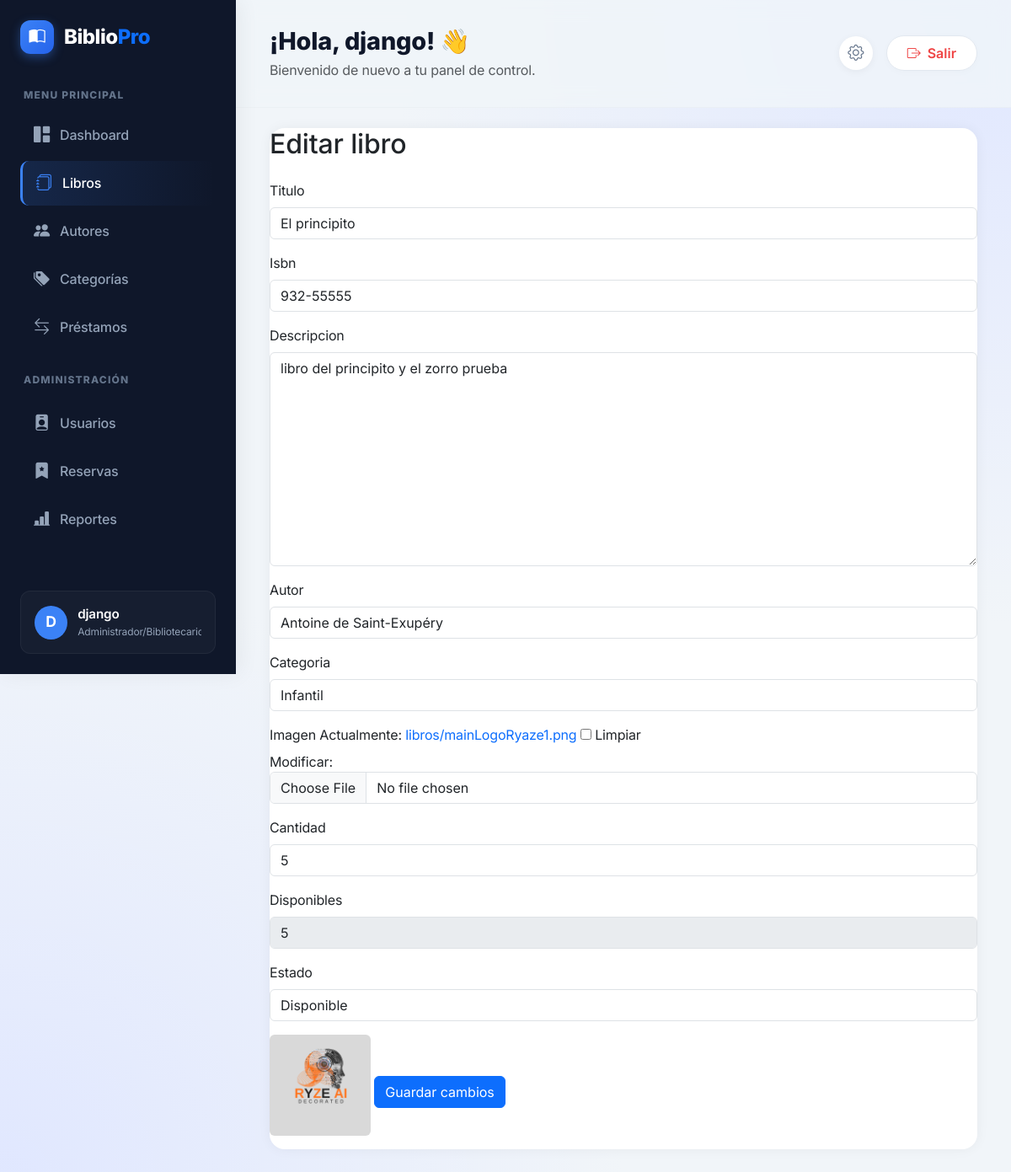
The app's page /libros/editar/1/ (signed in) with its own data.
### accounts/models.py (models this page shows, shortened)
class Perfil(models.Model):
    ROLES = (
        ('ADMIN', 'Administrador/Bibliotecario'),
        ('LECTOR', 'Lector'),
    )
    user = models.OneToOneField(User, on_delete=models.CASCADE)
    primer_nombre = models.CharField(max_length=100)
    segundo_nombre = models.CharField(max_length=100, blank=True)
    primer_apellido = models.CharField(max_length=100)
    segundo_apellido = models.CharField(max_length=100, blank=True)
    rol = models.CharField(max_length=20, choices=ROLES, default='LECTOR')
    sancionado = models.BooleanField(default=False)
    activo = models.BooleanField(default=True)

### libros/models.py (models this page shows, shortened)
class Libro(models.Model):
    ESTADOS = [
        ('DISPONIBLE', 'Disponible'),
        ('PRESTADO', 'Prestado'),
        ('RESERVADO', 'Reservado'),
        ('RETRASADO', 'Retrasado'),
    ]
    titulo = models.CharField(
        max_length=200
    )
    isbn = models.CharField(
        max_length=20,
        unique=True
    )
    descripcion = models.TextField()
    autor = models.ForeignKey(
        Autor,
        on_delete=models.CASCADE
    )
    categoria = models.ForeignKey(
        Categoria,
        on_delete=models.CASCADE
    )
    imagen = models.ImageField(
        upload_to='libros/',
        blank=True,
        null=True
    )
    cantidad = models.PositiveIntegerField(
        default=1
    )
    disponibles = models.PositiveIntegerField(
        default=1
    )
    estado = models.CharField(
        max_length=20,
        choices=ESTADOS,
        default='DISPONIBLE'
    )
    fecha_creacion = models.DateTimeField(
        auto_now_add=True
    )

### libros/views.py (the view, shortened to what this page needs)
@login_required
def editar_libro(request, libro_id):
    if not es_admin(request.user):
        messages.error(
            request,
            'No tienes permisos para editar libros.'
        )
        return redirect('lista_libros')
    libro = get_object_or_404(
        Libro,
        id=libro_id
    )
    form = LibroForm(
        request.POST or None,
        request.FILES or None,
        instance=libro
    )
    return render(
        request,
        'libros/editar_libro.html',
        {
            'form': form,
            'libro': libro
        }
    )

### libros/forms.py
class LibroForm(forms.ModelForm):
    class Meta:
        model = Libro
        fields = '__all__'
    def __init__(self, *args, **kwargs):
        super().__init__(*args, **kwargs)
        for field in self.fields.values():
            field.widget.attrs.update({
                'class': 'form-control'
            })
        self.fields['disponibles'].disabled = True

### libros/models.py (called while the page is built)
    def __str__(self):
        return self.nombre

    def __str__(self):
        return self.nombre

### libros/views.py (called while the page is built)
def es_admin(usuario):
    return usuario.perfil.rol == 'ADMIN'

### libros/templates/libros/editar_libro.html (shortened to what this page needs)
{% extends 'base.html' %}
{% block content %}
<div class="card card-dashboard">
    <div class="panel-body">
        <h2 class="mb-4">
            Editar libro
        <form
            method="POST"
            enctype="multipart/form-data"
        >
            {% for field in form %}
            <div class="mb-3">
                <label class="form-label">
                    {{ field.label }}
                </label>
                {{ field }}
            </div>
            {% endfor %}
            {% if libro.imagen %}
                <img
                    src="{{ libro.imagen.url }}"
                    width="120"
                    class="rounded mb-3"
                >
            {% endif %}
            <button
                type="submit"
                class="btn btn-primary"
            >
                Guardar cambios
            </button>
        </form>
    </div>
</div>
{% endblock %}

### templates/base.html (shortened to what this page needs)
{% load static %}
<!DOCTYPE html>
<html lang="es">
<head>
    <link href="https://cdn.jsdelivr.net/npm/bootstrap@5.3.3/dist/css/bootstrap.min.css" rel="stylesheet">
    <link rel="stylesheet" href="{% static 'css/style.css' %}">
    <link rel="stylesheet" href="{% static 'css/app.css' %}">
    <link rel="stylesheet" href="https://cdn.jsdelivr.net/npm/bootstrap-icons@1.11.3/font/bootstrap-icons.min.css">
</head>
<body class="bg-gradient-modern">
    {% if user.is_authenticated %}
    <div class="app-layout">
        <aside class="modern-sidebar">
            <div class="sidebar-brand">
                <div class="brand-icon"><i class="bi bi-book-half"></i></div>
                <h3 class="brand-text">Biblio<span class="text-primary">Pro</span></h3>
            </div>
            <p class="sidebar-heading">MENU PRINCIPAL</p>
            <ul class="nav flex-column sidebar-nav">
                <li class="nav-item">
                    <a href="{% url 'dashboard' %}" class="nav-link {% if request.resolver_match.url_name == 'dashboard' %}active{% endif %}">
                        <i class="bi bi-grid-1x2-fill"></i><span>Dashboard</span>
                    </a>
                </li>
                <li class="nav-item">
                    <a href="{% url 'lista_libros' %}" class="nav-link {% if 'libro' in request.resolver_match.url_name %}active{% endif %}">
                        <i class="bi bi-journals"></i><span>Libros</span>
                    </a>
                </li>
                <li class="nav-item">
                    <a href="{% url 'lista_autores' %}" class="nav-link {% if 'autor' in request.resolver_match.url_name %}active{% endif %}">
                        <i class="bi bi-people-fill"></i><span>Autores</span>
                    </a>
                </li>
                <li class="nav-item">
                    <a href="{% url 'lista_categorias' %}" class="nav-link {% if 'categoria' in request.resolver_match.url_name %}active{% endif %}">
                        <i class="bi bi-tags-fill"></i><span>Categorías</span>
                    </a>
                </li>
                <li class="nav-item">
                    <a href="{% url 'lista_prestamos' %}" class="nav-link {% if 'prestamo' in request.resolver_match.url_name %}active{% endif %}">
                        <i class="bi bi-arrow-left-right"></i><span>Préstamos</span>
                    </a>
                </li>
                {% if user.perfil.rol == 'ADMIN' %}
                <p class="sidebar-heading mt-4">ADMINISTRACIÓN</p>
                <li class="nav-item">
                    <a href="{% url 'usuarios' %}" class="nav-link {% if 'usuario' in request.resolver_match.url_name %}active{% endif %}">
                        <i class="bi bi-person-badge-fill"></i><span>Usuarios</span>
                    </a>
                </li>
                <li class="nav-item">
                    <a href="{% url 'reservas:list' %}" class="nav-link {% if 'reserva' in request.resolver_match.url_name %}active{% endif %}">
                        <i class="bi bi-bookmark-star-fill"></i><span>Reservas</span>
                    </a>
                </li>
                <li class="nav-item">
                    <a href="{% url 'reportes:index' %}" class="nav-link {% if 'reporte' in request.resolver_match.url_name %}active{% endif %}">
                        <i class="bi bi-bar-chart-line-fill"></i><span>Reportes</span>
                    </a>
                </li>
                {% endif %}
            </ul>
            <div class="sidebar-footer mt-auto">
                <div class="user-info-card">
                    <div class="user-avatar">{{ user.username|make_list|first|upper }}</div>
                    <div class="user-details">
                        <span class="user-name">{{ user.first_name|default:user.username }}</span>
                        <span class="user-role">{{ user.perfil.get_rol_display }}</span>
                    </div>
                </div>
            </div>
        </aside>
        <main class="main-content-wrapper">
            <header class="modern-topbar">
                <div class="topbar-left">
                    <h2 class="page-greeting">¡Hola, {{ user.first_name|default:user.username }}! 👋</h2>
                    <p class="page-subtitle text-muted mb-0">Bienvenido de nuevo a tu panel de control.</p>
                </div>
                <div class="topbar-right">
                    <a href="{% url 'perfil' %}" class="btn-icon" data-bs-toggle="tooltip" title="Mi Perfil">
                        <i class="bi bi-gear"></i>
                    </a>
                    <form method="POST" action="{% url 'logout' %}" class="d-inline">
                        <button type="submit" class="btn btn-logout rounded-pill px-4">
                            <i class="bi bi-box-arrow-right me-2"></i>Salir
                        </button>
                    </form>
                </div>
            </header>
            <div class="content-area mt-4">
                {% block content %}{% endblock %}
            </div>
        </main>
    </div>
    {% else %}
    <div class="auth-layout">
        {% block auth_content %}{% endblock %}
    </div>
    {% endif %}
</body>
</html>

### static/css/style.css (style rules this page uses)
body { background-color: #f4f6f9; }
.card-dashboard { border: none; border-radius: 18px; box-shadow: 0 0 15px rgba(0,0,0,.05); }

### static/css/app.css (style rules this page uses)
:root { --ink: #1e293b; --muted: #64748b; --line: #e2e8f0; --panel: #ffffff; --bg: #f1f5f9; --brand: #3b82f6; --brand-dark: #2563eb; --nav: #0f172a; --sidebar-bg: #0f172a; --sidebar-hover: #1e293b; --success: #10b981; --warning: #f59e0b; --danger: #ef4444; }
body { background: var(--bg); background-image: radial-gradient(circle at top right, #e0e7ff 0%, transparent 40%), radial-gradient(circle at bottom left, #e0e7ff 0%, transparent 40%); background-attachment: fixed; color: var(--ink); font-family: 'Plus Jakarta Sans', Inter, system-ui, -apple-system, sans-serif; letter-spacing: -0.01em; -webkit-font-smoothing: antialiased; }
a { text-decoration: none; transition: color 0.2s ease; }
.app-layout { display: flex; min-height: 100vh; }
.modern-sidebar { width: 280px; background: var(--nav); color: #fff; padding: 24px; display: flex; flex-direction: column; position: sticky; top: 0; height: 100vh; box-shadow: 4px 0 24px rgba(0,0,0,0.06); z-index: 100; }
.sidebar-brand { display: flex; align-items: center; gap: 12px; margin-bottom: 40px; }
.brand-icon { background: linear-gradient(135deg, var(--brand), var(--brand-dark)); width: 40px; height: 40px; border-radius: 12px; display: flex; align-items: center; justify-content: center; font-size: 1.2rem; box-shadow: 0 4px 12px rgba(59,130,246,0.4); }
.brand-text { margin: 0; font-size: 1.5rem; font-weight: 800; letter-spacing: -0.02em; }
.sidebar-heading { color: #64748b; font-size: 0.75rem; font-weight: 800; letter-spacing: 0.1em; margin: 0 0 12px 4px; }
.sidebar-nav { gap: 4px; }
.sidebar-nav .nav-link { color: #94a3b8; border-radius: 10px; padding: 12px 16px; display: flex; align-items: center; gap: 12px; font-weight: 500; transition: all 0.3s cubic-bezier(0.4, 0, 0.2, 1); }
.sidebar-nav .nav-link i { font-size: 1.2rem; transition: transform 0.3s ease; }
.sidebar-nav .nav-link.active { color: #fff; background: linear-gradient(90deg, rgba(59,130,246,0.15), transparent); border-left: 3px solid var(--brand); }
.sidebar-nav .nav-link.active i { color: var(--brand); }
.user-info-card { background: rgba(255,255,255,0.03); border: 1px solid rgba(255,255,255,0.05); border-radius: 12px; padding: 16px; display: flex; align-items: center; gap: 12px; transition: background 0.3s ease; }
.user-avatar { width: 40px; height: 40px; border-radius: 50%; background: var(--brand); display: flex; align-items: center; justify-content: center; font-weight: 700; font-size: 1.1rem; }
.user-details { display: flex; flex-direction: column; overflow: hidden; }
.user-name { font-weight: 600; font-size: 0.95rem; white-space: nowrap; overflow: hidden; text-overflow: ellipsis; }
.user-role { color: #94a3b8; font-size: 0.75rem; }
.main-content-wrapper { flex-grow: 1; display: flex; flex-direction: column; min-width: 0; }
.modern-topbar { padding: 32px 40px; display: flex; justify-content: space-between; align-items: center; background: rgba(241, 245, 249, 0.8); backdrop-filter: blur(12px); position: sticky; top: 0; z-index: 50; border-bottom: 1px solid rgba(0,0,0,0.02); }
.page-greeting { font-size: 1.8rem; font-weight: 800; color: #0f172a; margin: 0 0 4px; }
.topbar-right { display: flex; align-items: center; gap: 16px; }
.btn-icon { width: 40px; height: 40px; border-radius: 50%; display: flex; align-items: center; justify-content: center; background: #fff; color: #64748b; box-shadow: 0 2px 10px rgba(0,0,0,0.05); transition: all 0.2s ease; font-size: 1.2rem; }
.btn-logout { background: #fff; border: 1px solid #e2e8f0; color: #ef4444; font-weight: 600; padding: 8px 20px; transition: all 0.2s ease; box-shadow: 0 2px 10px rgba(0,0,0,0.02); }
.content-area { padding: 0 40px 40px; flex-grow: 1; }

### records on screen
Libro: form "El principito" "932-55555" "libro del principito y el zorro prueba" "Antoine de Saint-Exupéry" "Infantil" "5" "5" "Disponible", imagen (picture)

### other values on screen
{{ user.username|make_list|first|upper }} "D"
{{ user.first_name|default:user.username }} "django"
{{ field.label }} "Titulo" "Isbn" "Descripcion" "Autor" "Categoria" "Imagen" "Cantidad" "Disponibles" "Estado"
